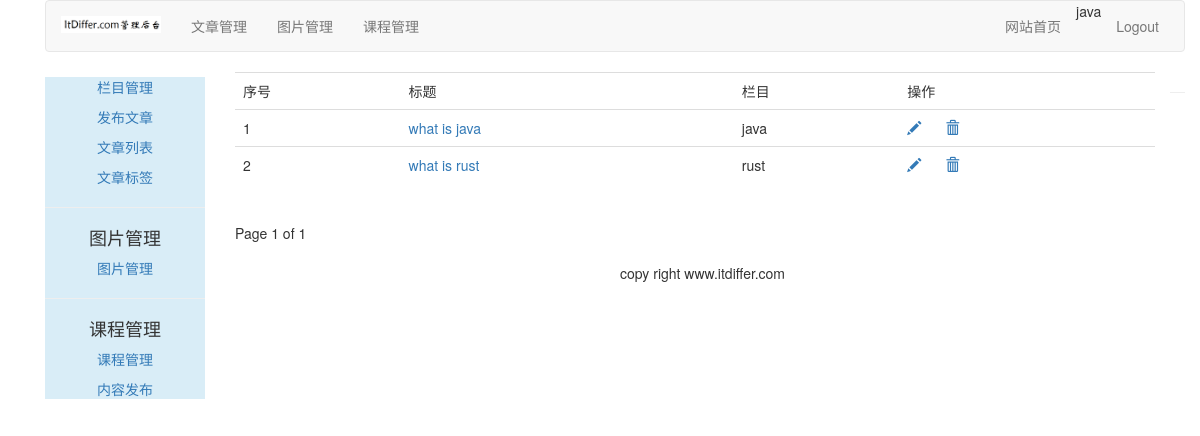
The app's page /article/article-list/ (signed in), older data.
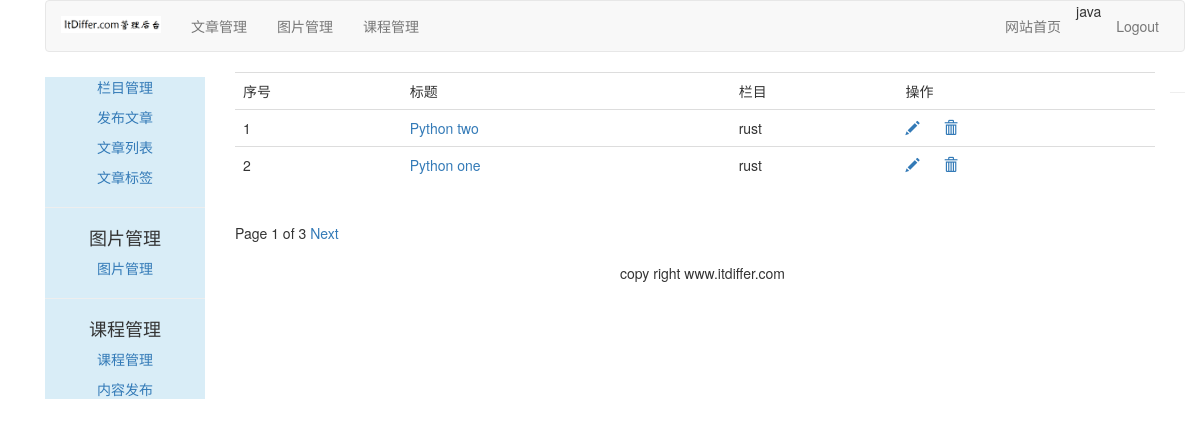
The same page, newer data.
### article/models.py (models this page shows, shortened)
class ArticlePost(models.Model):
	author = models.ForeignKey(User, on_delete=models.CASCADE, related_name="article")
	title = models.CharField(max_length=200)
	slug = models.SlugField(max_length=500)
	column = models.ForeignKey(ArticleColumn, on_delete=models.CASCADE, related_name="article_column")
	body = models.TextField()
	created = models.DateTimeField(default=timezone.now)    #②
	updated = models.DateTimeField(auto_now=True)
	users_like = models.ManyToManyField(User, related_name="articles_like", blank=True)
	article_tag = models.ManyToManyField(ArticleTag, related_name='article_tag', blank=True)
	class Meta:
		ordering = ("-updated",)
		index_together = (('id', 'slug'),)    #③
	def get_absolute_url(self):    #⑥
		return reverse("article:article_detail", args=[self.id, self.slug])

class ArticleColumn(models.Model):
	user = models.ForeignKey(User, on_delete=models.CASCADE, related_name='article_column')
	column = models.CharField(max_length=200)
	created = models.DateField(auto_now_add=True)
	def __str__(self):
		return self.column

### article/views.py (the view)
# urls.py: path('article-list/', views.article_list, name="article_list"),
@login_required(login_url='/account/login')
def article_list(request):
	articles_list = ArticlePost.objects.filter(author=request.user)
	paginator = Paginator(articles_list, 2)    #①
	page = request.GET.get('page')    #②
	try:
		current_page = paginator.page(page)    #③
		articles = current_page.object_list    #④
	except PageNotAnInteger:    #⑤
		current_page = paginator.page(1)
		articles = current_page.object_list
	except EmptyPage:    #⑥
		current_page = paginator.page(paginator.num_pages)    #⑦
		articles = current_page.object_list
	return render(request, "article/column/article_list.html", {"articles":articles, "page": current_page})

### templates/article/column/article_list.html (shortened to what this page needs)
{% extends "article/base.html" %}
{% load staticfiles %}
{% block content %}
<div>
    <table class="table table-hover">
    	<tr>
    		<td>序号</td>
    		<td>标题</td>
            <td>栏目</td>
    		<td>操作</td>
    	</tr>
    	{% for article in articles %}
    	<tr id={{ article.id }}>
    		<td>{{ forloop.counter }}</td>
    		<td><a href="{{ article.get_absolute_url }}">{{ article.title }}</a></td>
            <td>{{ article.column }}</td>
    		<td>
                <a name="edit" href="{% url 'article:redit_article' article.id %}"><span class="glyphicon glyphicon-pencil"></span></a>
                <a nane="delete" href="javascript:" onclick="del_article(this, {{ article.id }})"><span class="glyphicon glyphicon-trash" style="margin-left:20px;"></span></a>
            </td>
    	</tr>
    	{% endfor %}
    </table>
    {% include "paginator.html" %}
</div>
{% endblock %}

Row changes from the older to the newer data that the page shows:
no longer on this page (row unchanged): ArticlePost: title "what is java", column "java"
no longer on this page (row unchanged): ArticlePost: title "what is rust", column "rust"
added ArticlePost: title "Python two", column "rust"
added ArticlePost: title "Python one", column "rust"
Text that changed along with them:
{{ page.paginator.num_pages }}: "1" → "3"
text now shown: "Next"
